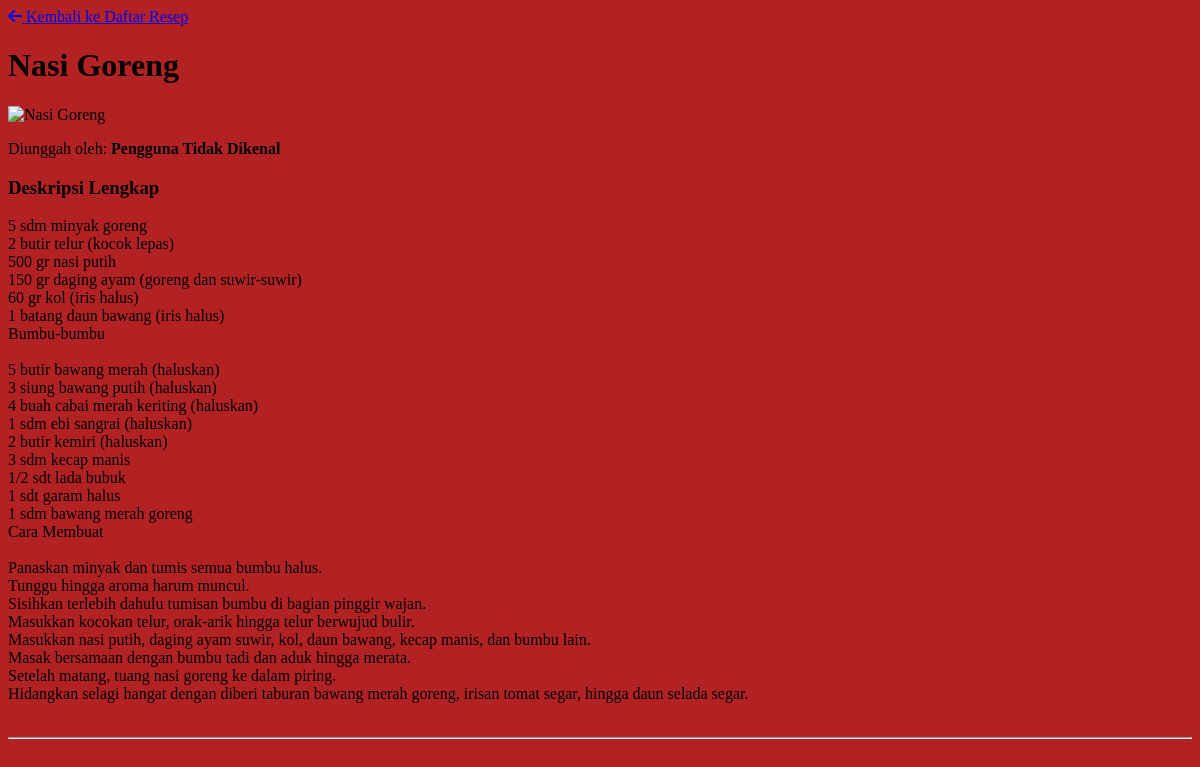
Screenshot of /controller/c_resep.php?aksi=detail&id=18 (signed in) with the database file from the repository.
### tables this page shows
CREATE TABLE `resep` (
  `id_resep` int NOT NULL,
  `nama_menu` varchar(100) NOT NULL,
  `gambar` blob NOT NULL,
  `tipe_gambar` varchar(50) DEFAULT NULL,
  `deskripsi` text NOT NULL,
  `id_user` int NOT NULL
);

### model/m_resep.php (called while the page is built, shortened)
 <?php
class m_resep extends m_data {
    public function ambilResepById($id_resep) {
        return $this->getById($id_resep);
    }
    protected function getById($id_resep) {
        $conn = $this->koneksi->koneksi;
        $sql = "SELECT id_resep, nama_menu, deskripsi, gambar, tipe_gambar, id_user FROM resep WHERE id_resep = ?";
        $stmt = $conn->prepare($sql);
        $stmt->bind_param("i", $id_resep);
        $stmt->execute();
        $result = $stmt->get_result();
        if ($result && $result->num_rows > 0) {
            return $result->fetch_object();
        }
        return false;
    }
}

### view/v_detail_resep.php (the view, shortened to what this page needs)
<!DOCTYPE html>
<html lang="id">
<head>
    <link rel="stylesheet" href="../asset/style_detail_resep.css">
    <link rel="stylesheet" href="https://cdnjs.cloudflare.com/ajax/libs/font-awesome/6.0.0-beta3/css/all.min.css">
</head>
<body>
    <div class="header">
        <a href="../controller/c_resep.php" class="back-link">
            <i class="fa fa-arrow-left"></i> Kembali ke Daftar Resep
        </a>
    </div>
    <div class="resep-container">
        <h1><?php echo htmlspecialchars($detail_resep->nama_menu); ?></h1>
        <?php if (!empty($detail_resep->gambar)): ?>
            <div class="gambar-container">
                <img src="../controller/c_display_image.php?id_resep=<?php echo $detail_resep->id_resep; ?>"
                     alt="<?php echo htmlspecialchars($detail_resep->nama_menu); ?>"
                     class="resep-image">
            </div>
        <?php endif; ?>
        <p class="meta-info">
            Diunggah oleh:
            <strong>
                <?php
                echo htmlspecialchars($detail_resep->nama_pengunggah ?? 'Pengguna Tidak Dikenal');
                ?>
            </strong>
        </p>
        <h3>Deskripsi Lengkap</h3>
        <div class="deskripsi-text">
            <p><?php echo nl2br(htmlspecialchars($detail_resep->deskripsi)); ?></p>
        </div>
        <hr>
    </div>
</body>
</html>

### asset/style_detail_resep.css (style rules this page uses)
body { background-color:firebrick; }

### rows the page displays
resep: nama_menu "Nasi Goreng", deskripsi "5 sdm minyak goreng 2 butir telur (kocok lepas) 500 gr nasi putih 150 gr daging ayam (goreng dan suwir-suwir) 60 gr kol (iris halus) 1 batang daun bawang (iris halus) Bumbu-bumbu 5 butir bawang merah (haluskan) 3 siung bawang putih (haluskan) 4 buah cabai merah keriting (haluskan) 1 sdm ebi sangrai (haluskan) 2 butir kemiri (haluskan) 3 sdm kecap manis 1/2 sdt lada bubuk 1 sdt garam halus 1 sdm bawang merah goreng Cara Membuat Panaskan minyak dan tumis semua bumbu halus. Tunggu hingga aroma harum muncul. Sisihkan terlebih dahulu tumisan bumbu di bagian pinggir wajan. Masukkan kocokan telur, orak-arik hingga telur berwujud bulir. Masukkan nasi putih, daging ayam suwir, kol, daun bawang,…"

### other values shown
$detail_resep->nama_pengunggah "Pengguna Tidak Dikenal"
